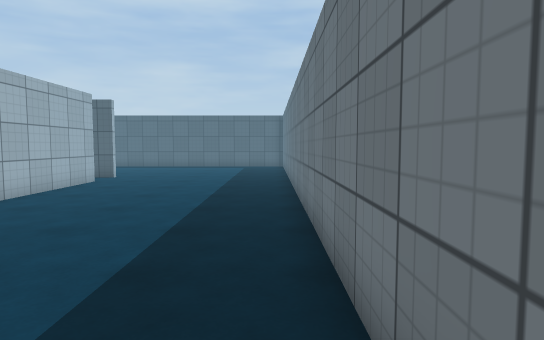
[1] (above)

24 first-person views from a walk through a scene from a Unity 3-D project. The camera is 1.4 m above the floor, tilts 4° down and sees 75° across. The floor is counted in squares, 1 m on a side. Each view is taken from the middle of a square. On the plan, view 1 faces up. The plan holds only what a view shows up to about 15 squares ahead; the rest is blank. The place goes on beyond the plan. The player character is not drawn. Surface patterns are stand-ins for the level's own textures.

[2]
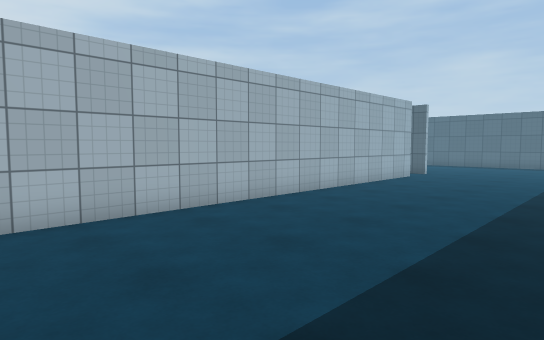

[3]
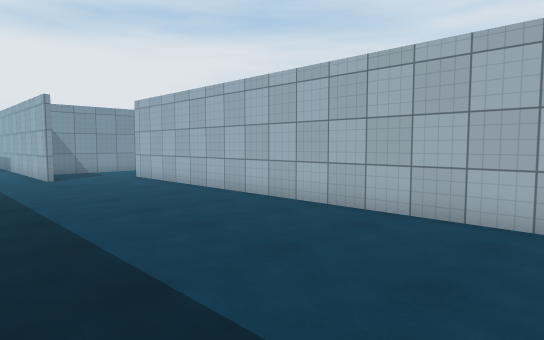

[4]
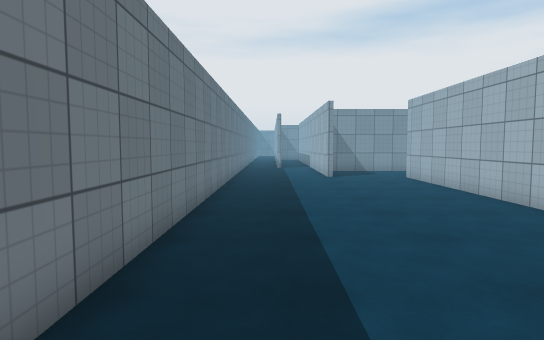

[5]
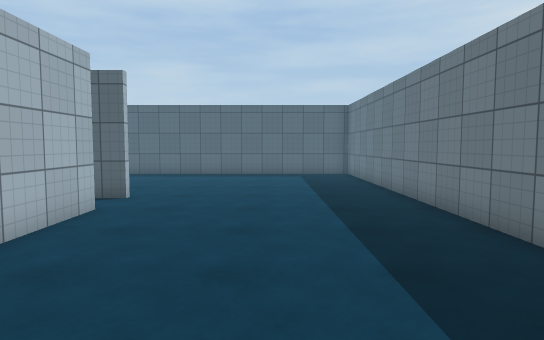

[6]
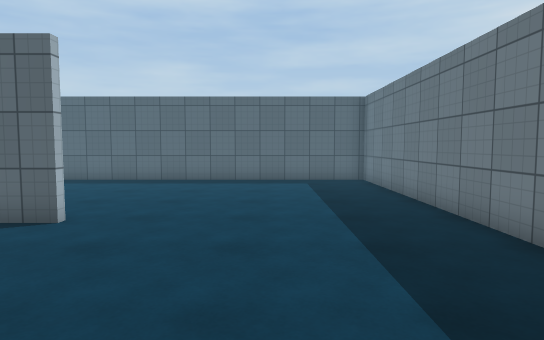

[7]
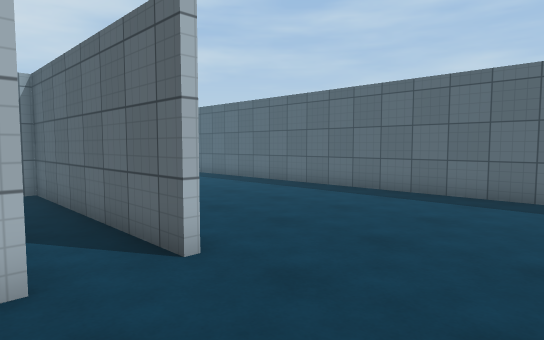

[8]
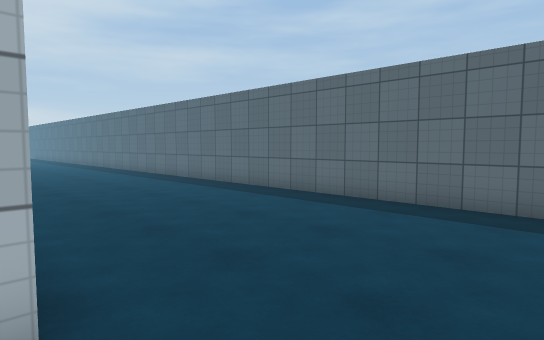

[9]
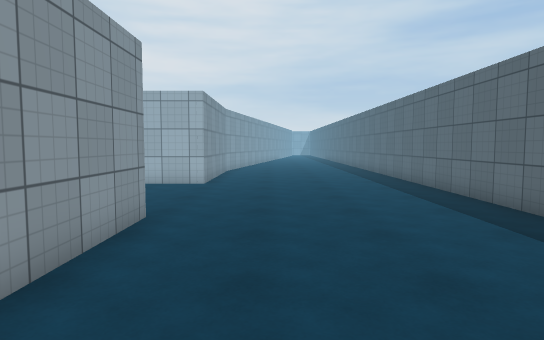

[10]
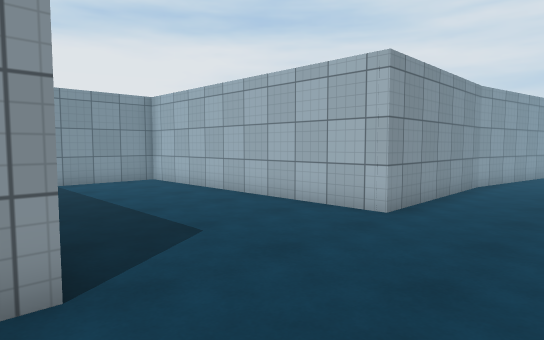

[11]
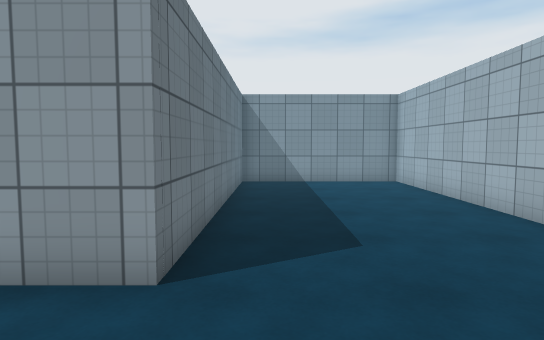

[12]
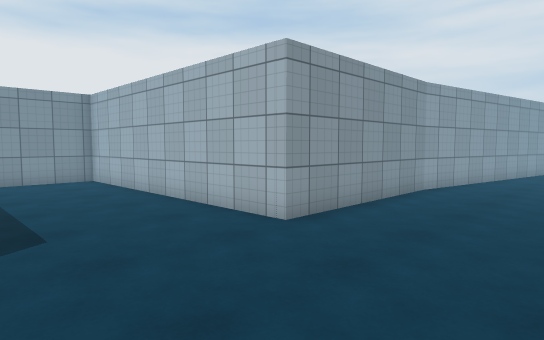

[13]
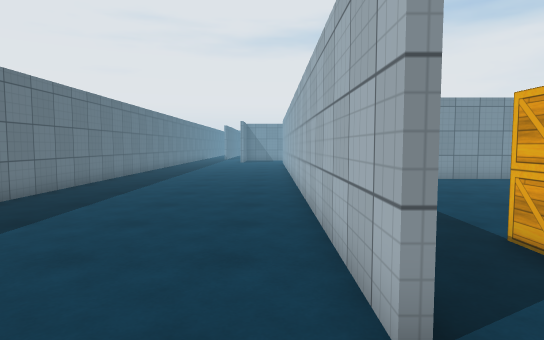

[14]
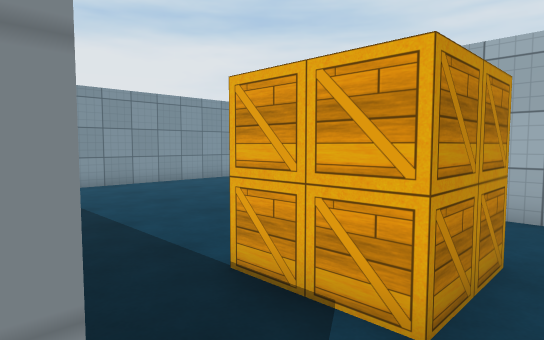

[15]
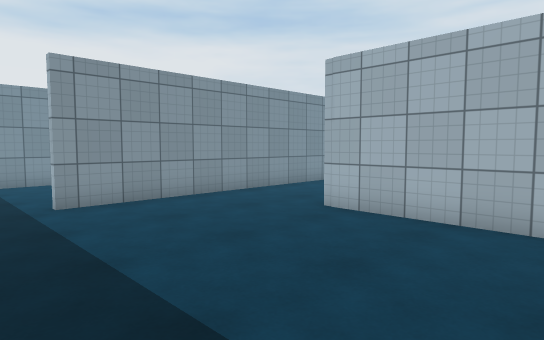

[16]
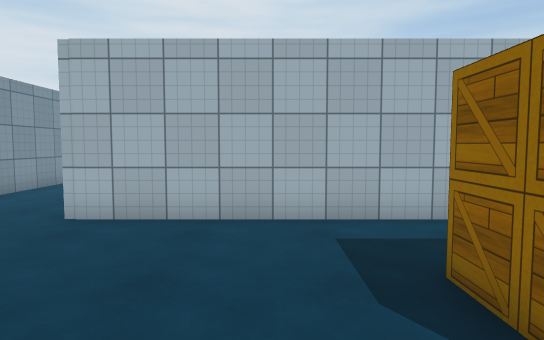

[17]
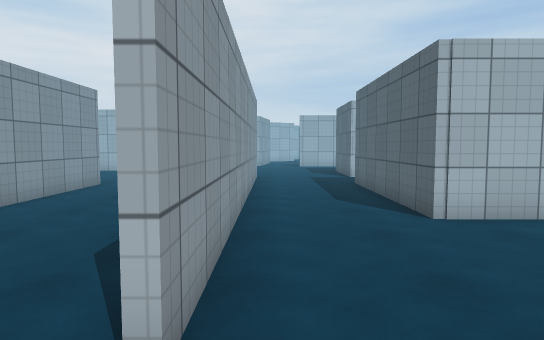

[18]
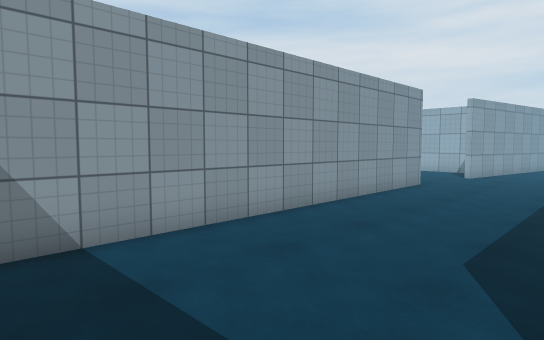

[19]
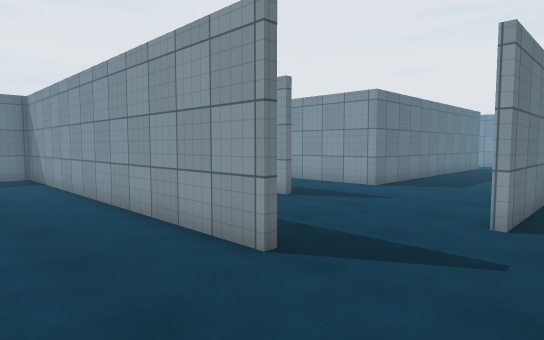

[20]
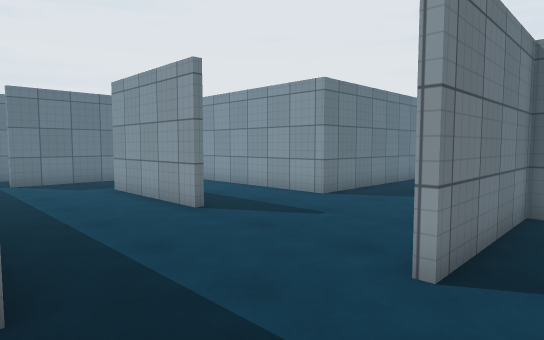

[21]
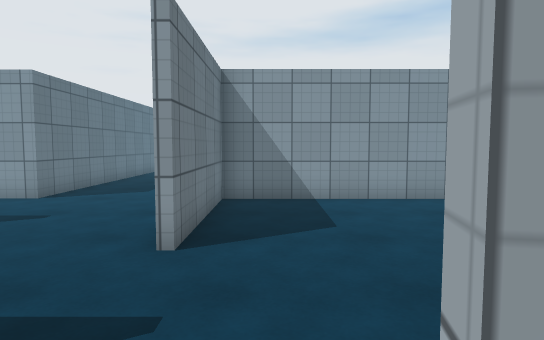

[22]
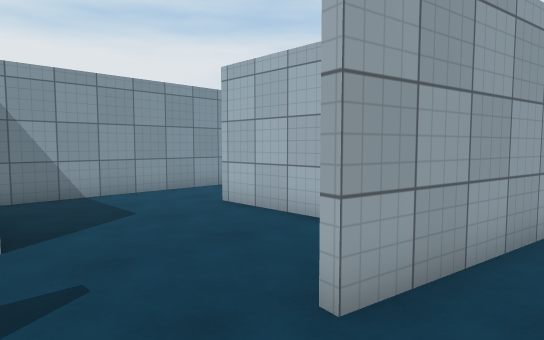

[23]
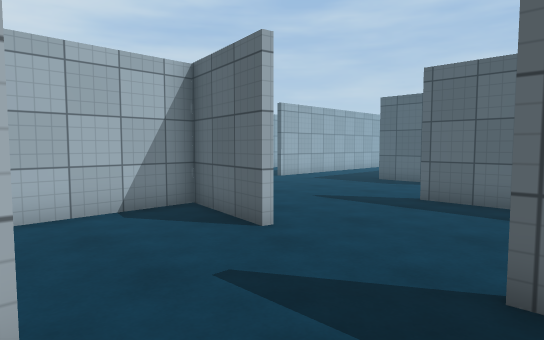

[24]
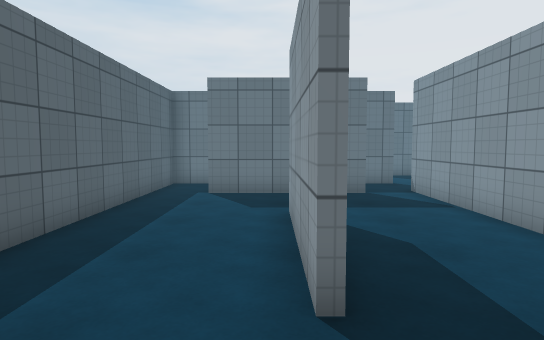

### Floor plan
Points are (right, up) in squares from view 1. A wall is a line through its corners. A room is listed if a view was taken in it or the views show most of it. See-through windows are left out.
Room 1 (views 1, 2, 3, 4, 5, 6, 7, 8, 9, 10, 11, 12, 13, 14)
walls: (-6.9, 13.8) (-6.9, -12); (-7.1, -12.5) (-7.1, -11.4); (-3.5, -12.6) (-3.5, -14.9); (0.7, -12) (0.7, 23.3) (-23.1, 23.3); (-27.2, 15.5) (-20.8, 15.5) (-20.8, 5.3) (-14.9, 5.3) (-14.9, 15.5) (-11.1, 15.5); (-28.6, 15.8) (-27.1, 15.5)
ways out: opening at (-7, 14) to room 2; opening at (-8.5, -12)
Room 2 (views 15, 16, 17, 18, 19, 20, 21, 22, 23, 24)
walls: (-20.8, -4.2) (-7.1, -4.2) (-7.1, -3.1); (-21.6, 1.1) (-23.8, 1.1); (-22.9, 1.3) (-10, 1.3); (-17.2, -8.4) (-12.5, -8.4); (-24.3, -3.8) (-27.4, -3.3) (-27.4, -9.2); (-9.6, -4.4) (-15.5, -4.4); (-25.4, 5.5) (-27.2, 5.5); (-28.6, -2.8) (-24.3, -3.6); (-9.7, -10.8) (-9.7, -6.1); (-14.6, 13.1) (-14.6, 5.1) (-21.1, 5.1); (-17.8, -15.5) (-17.8, -12.2) (-9.1, -12.2); (-28.5, -12.2) (-22.7, -12.2) (-22.7, -7.6); (-6.8, 15.3) (-14.6, 15.3)
ways out: opening at (-7, 14) to room 1; opening at (-10, -11); opening at (-10, -5.5)
objects: box (-11, 11) to (-10, 13)

Positions as (right, up) in squares from view 1, and headings:
1: (0, 0), facing up
2: (0, -2), facing up-left
3: (0, 3), facing down-left
4: (-1, 3), facing down
5: (-3, 6), facing up
6: (-3, 9), facing up
7: (-3, 13), facing up-left
8: (-4, 15), facing up-left
9: (-8, 18), facing left
10: (-14, 19), facing down-left
11: (-16, 19), facing down
12: (-16, 20), facing down-left
13: (-6, 16), facing down
14: (-7, 14), facing down-left
15: (-8, 10), facing down-left
16: (-8, 9), facing left
17: (-8, 2), facing left
18: (-8, 1), facing down-left
19: (-24, -1), facing down-right
20: (-24, -4), facing down-right
21: (-24, -3), facing down
22: (-22, -2), facing down-left
23: (-20, -8), facing up-left
24: (-20, -8), facing right
